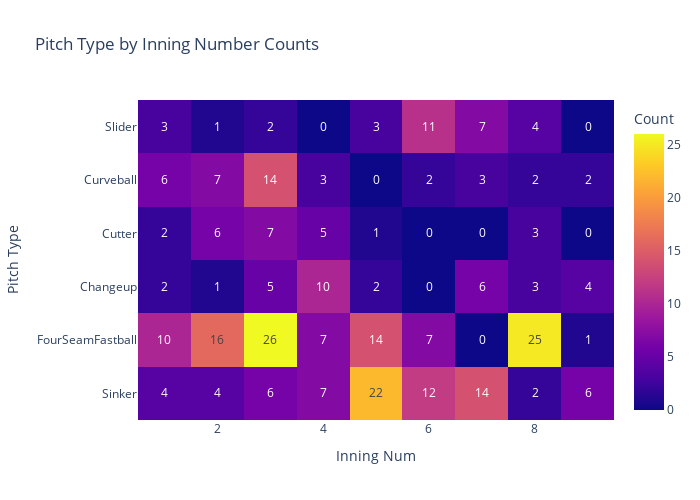

The cell this chart's notebook holds for it:
### Code cell
# Create a heatmap with Plotly Express
fig = px.imshow(melted_pitch_type_inning_df.pivot(index='Pitch Type', columns='Inning Num', values='Count'),
                x=melted_pitch_type_inning_df['Inning Num'].unique(),
                y=melted_pitch_type_inning_df['Pitch Type'].unique(),
                labels=dict(x='Inning Num', y='Pitch Type', color='Count'),
                title='Pitch Type by Inning Number Counts',
                width=700,
                height=500, 
                text_auto=True)

# Show the plot
fig.show()

# fig.write_image("Pitch Type Action Counts.png", engine='kaleido')

### Figure 1 — Plotly figure (JSON) as saved in the notebook; plotly's stock layout.template omitted (floating-point values rounded to 4 significant figures)
{"data": [{"coloraxis": "coloraxis", "hovertemplate": "Inning Num: %{x}<br>Pitch Type: %{y}<br>Count: %{z}<extra></extra>", "name": "0", "texttemplate": "%{z}", "type": "heatmap", "x": [1, 2, 3, 4, 5, 6, 7, 8, 9], "xaxis": "x", "y": ["Slider", "Curveball", "Cutter", "Changeup", "FourSeamFastball", "Sinker"], "yaxis": "y", "z": [[3, 1, 2, 0, 3, 11, 7, 4, 0], [6, 7, 14, 3, 0, 2, 3, 2, 2], [2, 6, 7, 5, 1, 0, 0, 3, 0], [2, 1, 5, 10, 2, 0, 6, 3, 4], [10, 16, 26, 7, 14, 7, 0, 25, 1], [4, 4, 6, 7, 22, 12, 14, 2, 6]]}], "layout": {"coloraxis": {"colorbar": {"title": {"text": "Count"}}, "colorscale": [[0, "#0d0887"], [0.1111, "#46039f"], [0.2222, "#7201a8"], [0.3333, "#9c179e"], [0.4444, "#bd3786"], [0.5556, "#d8576b"], [0.6667, "#ed7953"], [0.7778, "#fb9f3a"], [0.8889, "#fdca26"], [1, "#f0f921"]]}, "height": 500, "title": {"text": "Pitch Type by Inning Number Counts"}, "width": 700, "xaxis": {"anchor": "y", "constrain": "domain", "domain": [0, 1], "scaleanchor": "y", "title": {"text": "Inning Num"}}, "yaxis": {"anchor": "x", "autorange": "reversed", "constrain": "domain", "domain": [0, 1], "title": {"text": "Pitch Type"}}}}
